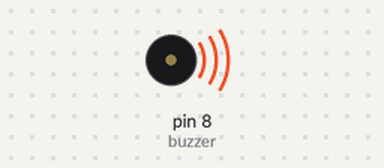
Simulated run of this sketch. Board: Arduino Uno, built with avr-gcc and run on an emulated ATmega328P. On the bench: buzzer (waves = sounding).

Above: at 0.2 s.
Timing chart, 0 to 3.0 s (numbered marks = the images above):
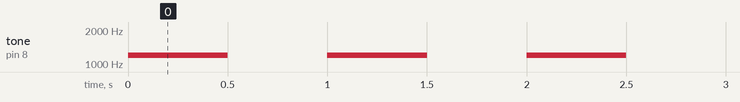

Measured:
- by itself, tone on pin 8 (buzzer): alternates 1200 Hz for 0.50 s and silent for 0.50 s

The sketch:

Buzzer.ino
```cpp
int buzzer = 8;

void setup(){
  pinMode(buzzer, OUTPUT);
}

void loop(){
  tone(buzzer, 1200);
  delay(500);
  noTone(buzzer);
  delay(500);
}
```
